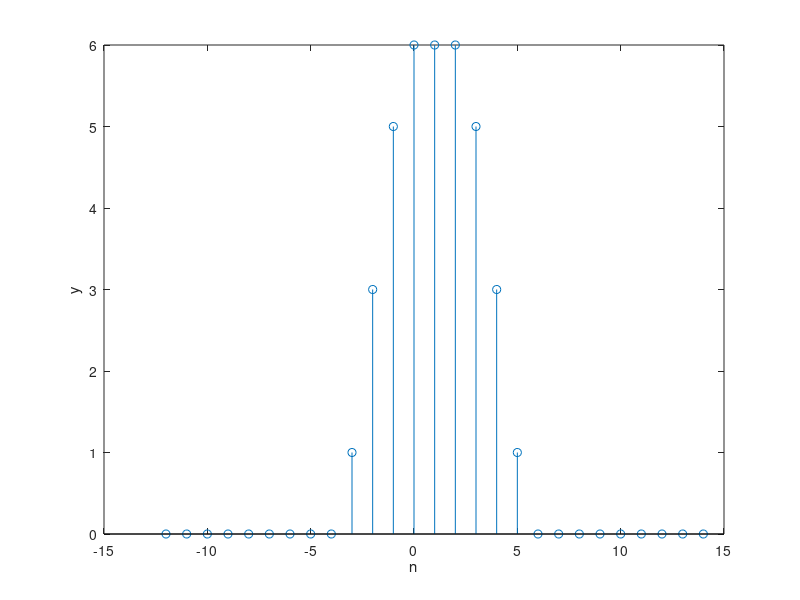

This chart was generated by the following MATLAB code:
close all
clear
clc

n = [-6;7];
x=[zeros(1,5) 1 1 0 1 1 zeros(1,4)];
h=[zeros(1,4) 1 2 3 2 1 zeros(1,5)];
y=conv(x,h);
n1=min(n*2):max(n*2);
stem(n1,y)

xlabel('n')
ylabel('y')
